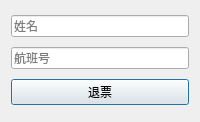
<?xml version="1.0" encoding="UTF-8"?>
<ui version="4.0">
 <class>sell</class>
 <widget class="QDialog" name="sell">
  <property name="geometry">
   <rect>
    <x>0</x>
    <y>0</y>
    <width>200</width>
    <height>122</height>
   </rect>
  </property>
  <property name="windowTitle">
   <string>Dialog</string>
  </property>
  <layout class="QGridLayout" name="gridLayout">
   <item row="4" column="1">
    <widget class="QPushButton" name="refund">
     <property name="text">
      <string>退票</string>
     </property>
    </widget>
   </item>
   <item row="1" column="1">
    <widget class="QLineEdit" name="flightNumber">
     <property name="placeholderText">
      <string>航班号</string>
     </property>
     <property name="clearButtonEnabled">
      <bool>true</bool>
     </property>
    </widget>
   </item>
   <item row="0" column="1">
    <widget class="QLineEdit" name="name">
     <property name="placeholderText">
      <string>姓名</string>
     </property>
     <property name="clearButtonEnabled">
      <bool>true</bool>
     </property>
    </widget>
   </item>
  </layout>
 </widget>
 <resources/>
 <connections/>
</ui>
